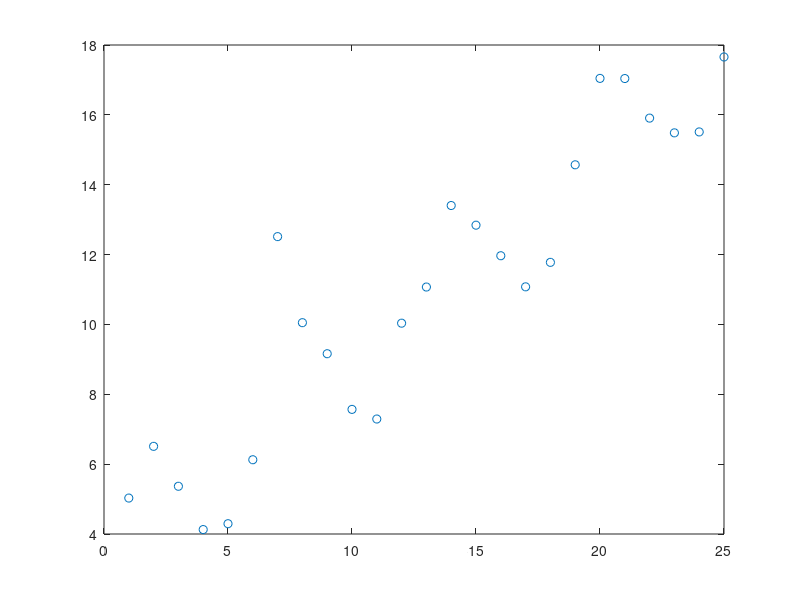
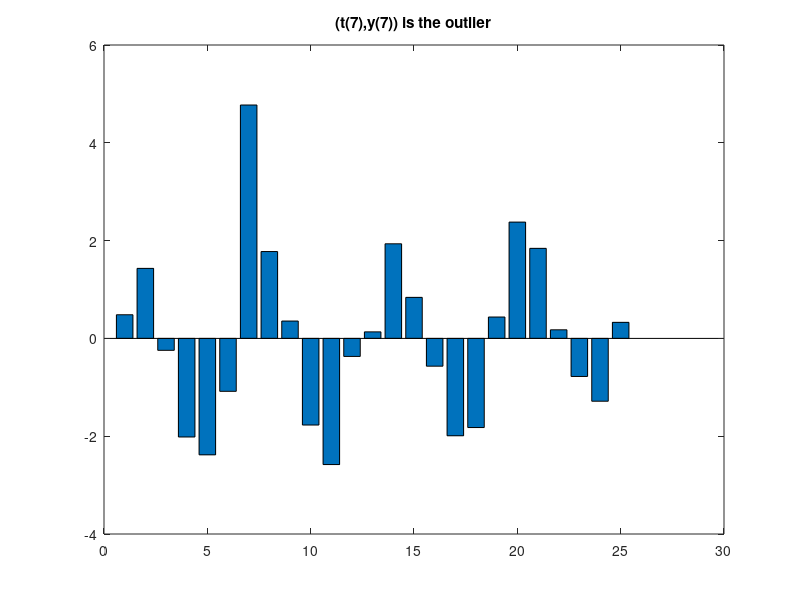
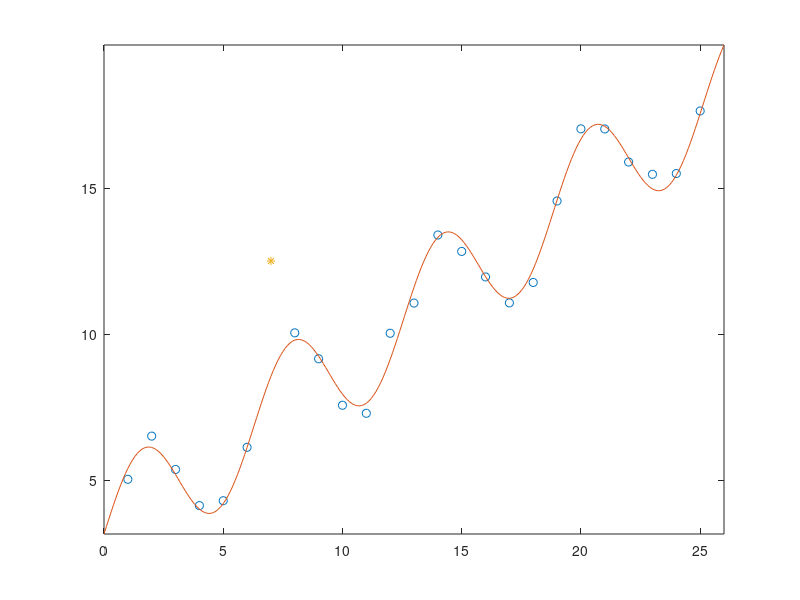

MATLAB code for these plots, in order:
% Problem 5_6.  Least squares fit with outliner and sinusoid.

t = 1:25;
y = [ 5.0291  6.5099  5.3666  4.1272  4.2948 ...
      6.1261 12.5140 10.0502  9.1614  7.5677 ...
      7.2920 10.0357 11.0708 13.4045 12.8415 ...
     11.9666 11.0765 11.7774 14.5701 17.0440 ...
     17.0398 15.9069 15.4850 15.5112 17.6572];
figure(1)
plot(t,y,'o');

t = t';
y = y';
A = [ones(size(t)) t];
c = A\y
f = A*c;
figure(2)
bar(t,y-f);
title('(t(7),y(7)) is the outlier')

t7 = t(7);
y7 = y(7);
t(7) = [];
y(7) = [];
A = [ones(size(t)) t sin(t)];
c = A\y
s = (0:.1:26)';
f = [ones(size(s)) s sin(s)]*c;
figure(3)
plot(t,y,'o',s,f,'-',t7,y7,'*')
axis tight
